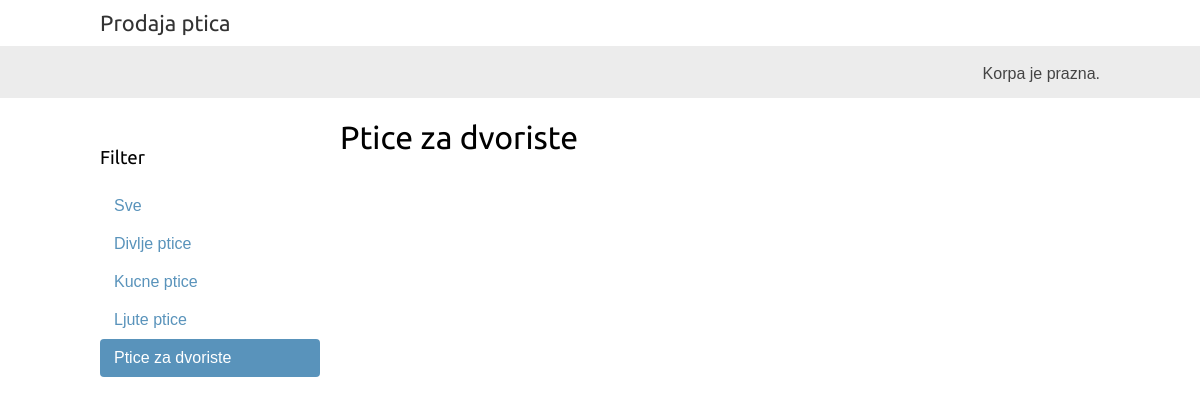
The page /ptice-za-dvoriste/ on the database its author committed.
### SalonPtica/models.py (models this page shows, shortened)
class Segment(models.Model):
    naziv = models.CharField(max_length=200, db_index=True)
    slug = models.SlugField(max_length=200, unique=True)
    class Meta:
        ordering = ('naziv',)
        verbose_name = 'segment'
        verbose_name_plural = 'segmenti'
    def ApsolutniURL(self):
        return reverse('SalonPtica:ListaPticaPoSegmentu', args=[self.slug])

### SalonPtica/views.py (the view)
# urls.py: path('', views.ListaPtica, name='ListaPtica'),
def ListaPtica(request, segment_slug=None):
    segment = None
    segmenti = Segment.objects.all()
    ptice = Ptica.objects.filter(raspoloziv=True)
    if segment_slug:
        segment = get_object_or_404(Segment, slug=segment_slug)
        ptice = ptice.filter(segment=segment)
    korpa = Korpa(request)
    return render(request, 'SalonPtica/ptica/list.html', {'segment': segment, 'segmenti': segmenti, 'ptice': ptice, 'korpa': korpa})

### KorpaZaKupovinu/korpa.py (called while the page is built)
    def __len__(self):
        return sum(stavka['kolicina'] for stavka in self.korpa.values())

### SalonPtica/templates/SalonPtica/ptica/list.html (shortened to what this page needs)
{% extends "SalonPtica/base.html" %}
{% load static %}
{% block content %}
    <div id="sidebar">
        <h3>Filter</h3>
        <ul>
            <li {% if not segment %}class="selected"{% endif %}>
                <a href="{% url "SalonPtica:ListaPtica" %}">Sve</a>
            </li>
            {% for c in segmenti %}
                <li {% if segment.slug == c.slug %}class="selected"{% endif %}>
                    <a href="{{ c.ApsolutniURL }}">{{ c.naziv }}</a>
                </li>
            {% endfor %}
        </ul>
    </div>
    <div class="main">
        <h1>
            {% if segment %}
                {{ segment.naziv }}
            {% else %}
                Ptice
            {% endif %}
        </h1>
        <div class = "displayGrid">
        </div>
    </div>
{% endblock %}

### SalonPtica/static/css/base.css (style rules this page uses)
body { margin:0; padding:0; font-family:helvetica, sans-serif; }
h1, h2, h3, h4, h5 , h6 { font-family: 'Ubuntu', sans-serif; font-weight:normal; }
a { text-decoration:none; color:#5993bb; }
#sidebar { width:220px; padding:30px 20px 0 0; float:left; }
#sidebar ul { margin:0; padding:0; }
#sidebar ul li { margin:0; list-style:none; padding:10px 14px; }
#sidebar ul li a { display:block; }
#sidebar ul li.selected { background:#5993bb; border-radius:4px; }
#sidebar ul li.selected a { color:#fff; }
.main { float:left; width: 96%; margin-right:-220px; overflow:hidden; }
.displayGrid { display: grid; width: calc(100% - 220px); grid-template-columns: repeat(3,1fr); grid-template-rows: 280px; grid-gap: 20px; }

### rows shown on the page
Segment: naziv "Divlje ptice"
Segment: naziv "Kucne ptice"
Segment: naziv "Ljute ptice"
Segment: naziv "Ptice za dvoriste"
